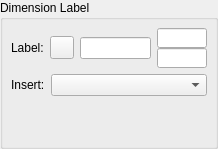
<ui version="4.0" >
 <author></author>
 <comment></comment>
 <exportmacro></exportmacro>
 <class>QG_WidgetDimensionLabel</class>
 <widget class="QWidget" name="QG_WidgetDimensionLabel" >
  <property name="geometry" >
   <rect>
    <x>0</x>
    <y>0</y>
    <width>218</width>
    <height>149</height>
   </rect>
  </property>
  <layout class="QVBoxLayout" >
   <property name="margin" >
    <number>0</number>
   </property>
   <property name="spacing" >
    <number>6</number>
   </property>
   <item>
    <widget class="QGroupBox" name="gbLabel" >
     <property name="title" >
      <string>Dimension Label</string>
     </property>
     <layout class="QVBoxLayout" >
      <property name="margin" >
       <number>8</number>
      </property>
      <property name="spacing" >
       <number>6</number>
      </property>
      <item>
       <layout class="QHBoxLayout" >
        <property name="margin" >
         <number>0</number>
        </property>
        <property name="spacing" >
         <number>6</number>
        </property>
        <item>
         <widget class="QLabel" name="lLabel" >
          <property name="sizePolicy" >
           <sizepolicy>
            <hsizetype>0</hsizetype>
            <vsizetype>0</vsizetype>
            <horstretch>0</horstretch>
            <verstretch>0</verstretch>
           </sizepolicy>
          </property>
          <property name="frameShape" >
           <enum>QFrame::NoFrame</enum>
          </property>
          <property name="frameShadow" >
           <enum>QFrame::Plain</enum>
          </property>
          <property name="text" >
           <string>Label:</string>
          </property>
         </widget>
        </item>
        <item>
         <widget class="QToolButton" name="bDiameter" >
          <property name="sizePolicy" >
           <sizepolicy>
            <hsizetype>1</hsizetype>
            <vsizetype>0</vsizetype>
            <horstretch>0</horstretch>
            <verstretch>0</verstretch>
           </sizepolicy>
          </property>
          <property name="text" >
           <string></string>
          </property>
          <property name="checkable" >
           <bool>true</bool>
          </property>
         </widget>
        </item>
        <item>
         <widget class="QLineEdit" name="leLabel" >
          <property name="sizePolicy" >
           <sizepolicy>
            <hsizetype>5</hsizetype>
            <vsizetype>0</vsizetype>
            <horstretch>0</horstretch>
            <verstretch>0</verstretch>
           </sizepolicy>
          </property>
         </widget>
        </item>
        <item>
         <layout class="QVBoxLayout" >
          <property name="margin" >
           <number>0</number>
          </property>
          <property name="spacing" >
           <number>0</number>
          </property>
          <item>
           <widget class="QLineEdit" name="leTol1" >
            <property name="sizePolicy" >
             <sizepolicy>
              <hsizetype>5</hsizetype>
              <vsizetype>0</vsizetype>
              <horstretch>0</horstretch>
              <verstretch>0</verstretch>
             </sizepolicy>
            </property>
            <property name="minimumSize" >
             <size>
              <width>50</width>
              <height>15</height>
             </size>
            </property>
            <property name="maximumSize" >
             <size>
              <width>60</width>
              <height>20</height>
             </size>
            </property>
            <property name="font" >
             <font>
              <family>Sans Serif</family>
              <pointsize>7</pointsize>
              <weight>50</weight>
              <italic>false</italic>
              <bold>false</bold>
              <underline>false</underline>
              <strikeout>false</strikeout>
             </font>
            </property>
           </widget>
          </item>
          <item>
           <widget class="QLineEdit" name="leTol2" >
            <property name="sizePolicy" >
             <sizepolicy>
              <hsizetype>5</hsizetype>
              <vsizetype>0</vsizetype>
              <horstretch>0</horstretch>
              <verstretch>0</verstretch>
             </sizepolicy>
            </property>
            <property name="minimumSize" >
             <size>
              <width>50</width>
              <height>15</height>
             </size>
            </property>
            <property name="maximumSize" >
             <size>
              <width>60</width>
              <height>20</height>
             </size>
            </property>
            <property name="font" >
             <font>
              <family>Sans Serif</family>
              <pointsize>7</pointsize>
              <weight>50</weight>
              <italic>false</italic>
              <bold>false</bold>
              <underline>false</underline>
              <strikeout>false</strikeout>
             </font>
            </property>
           </widget>
          </item>
         </layout>
        </item>
       </layout>
      </item>
      <item>
       <layout class="QHBoxLayout" >
        <property name="margin" >
         <number>0</number>
        </property>
        <property name="spacing" >
         <number>6</number>
        </property>
        <item>
         <widget class="QLabel" name="lInsert" >
          <property name="text" >
           <string>Insert:</string>
          </property>
         </widget>
        </item>
        <item>
         <widget class="QComboBox" name="cbSymbol" >
          <property name="sizePolicy" >
           <sizepolicy>
            <hsizetype>3</hsizetype>
            <vsizetype>0</vsizetype>
            <horstretch>0</horstretch>
            <verstretch>0</verstretch>
           </sizepolicy>
          </property>
         </widget>
        </item>
       </layout>
      </item>
      <item>
       <spacer>
        <property name="orientation" >
         <enum>Qt::Vertical</enum>
        </property>
        <property name="sizeHint" >
         <size>
          <width>20</width>
          <height>40</height>
         </size>
        </property>
       </spacer>
      </item>
     </layout>
    </widget>
   </item>
  </layout>
 </widget>
 <pixmapfunction></pixmapfunction>
 <resources>
  <include location="../qcadguiqt.qrc" />
 </resources>
 <connections/>
</ui>
